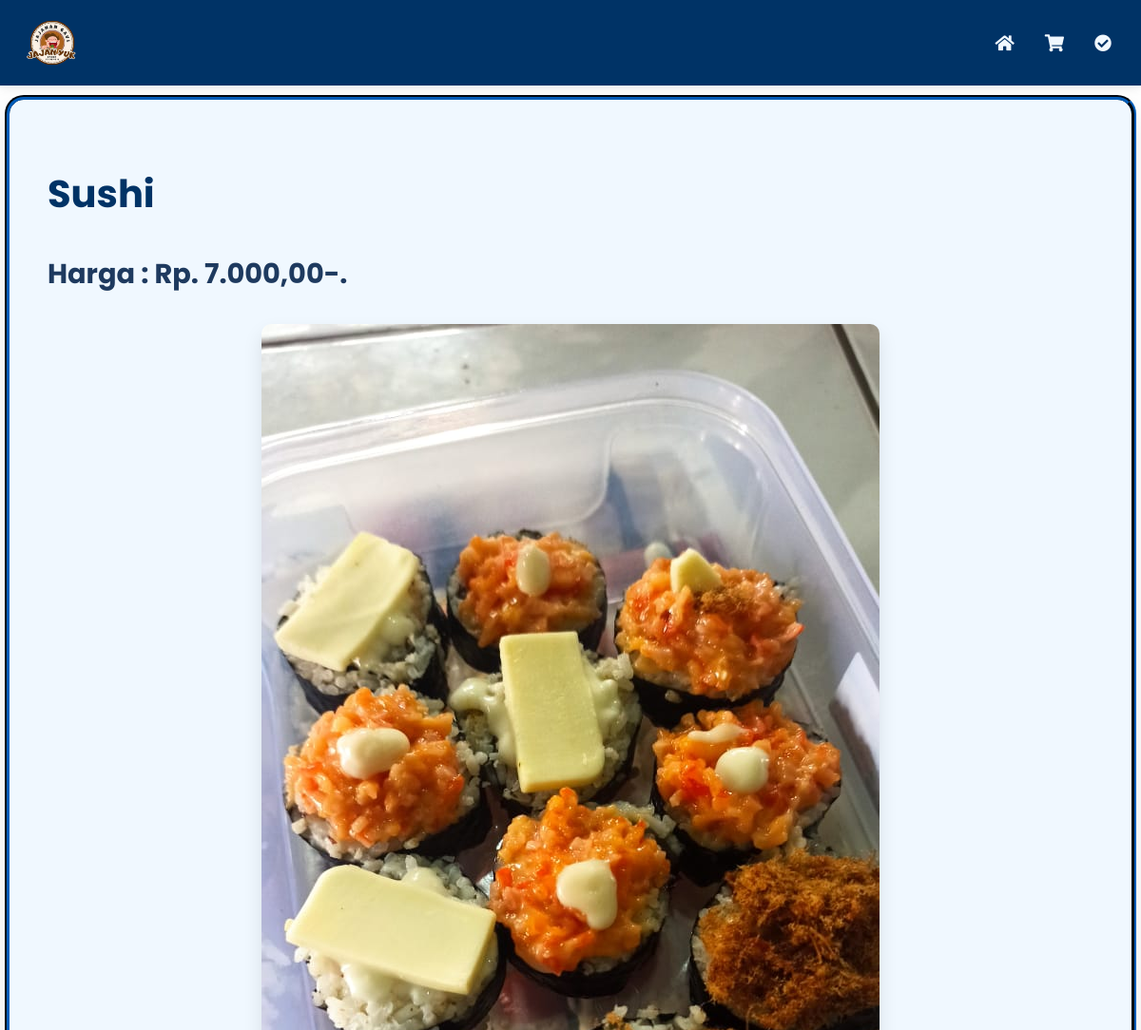
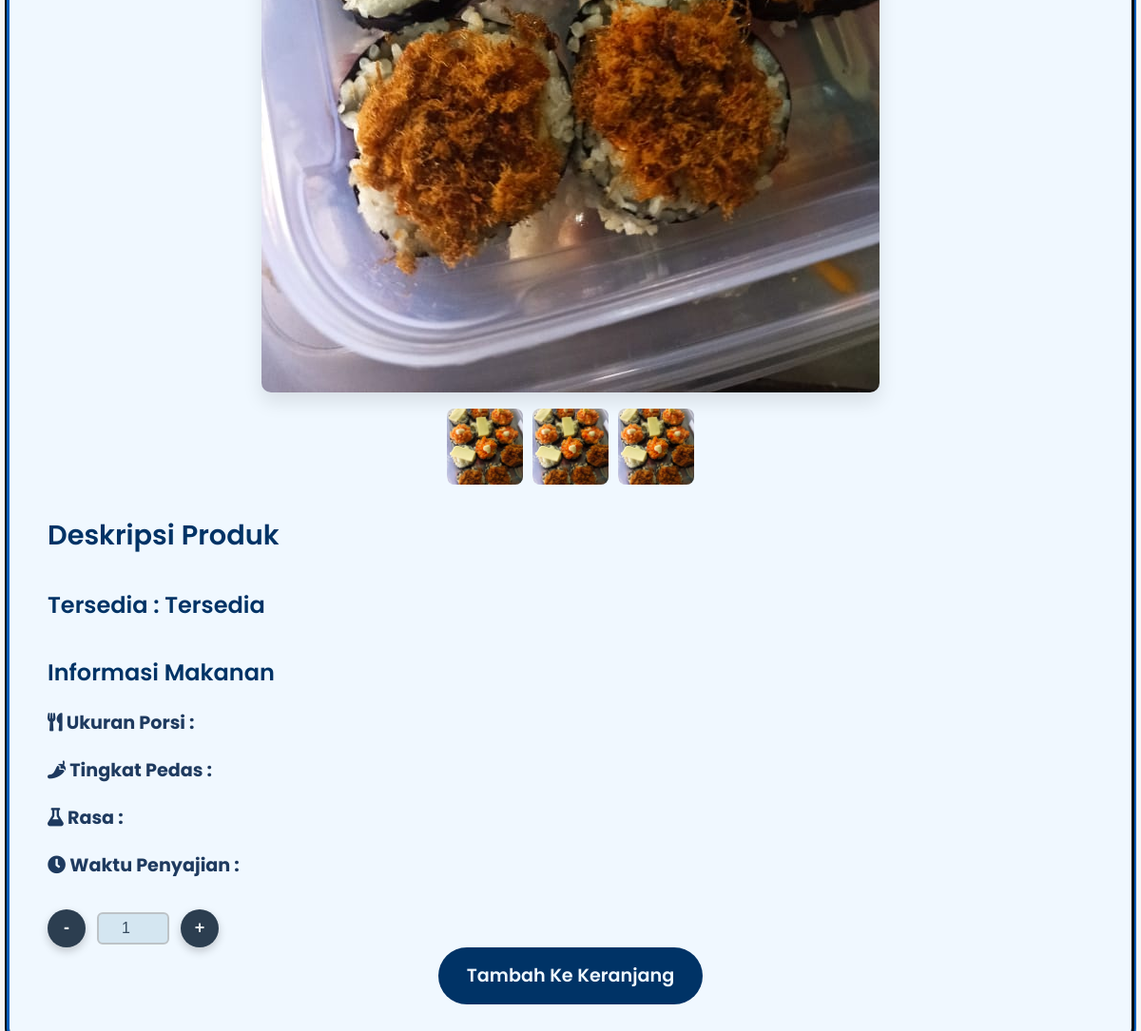
The app's page /info-produk-pages.php?id=4&type=foods (signed in) with its own data (2 pictures, top to bottom).
### tables this page shows
CREATE TABLE `foods` (
  `foods_id` int NOT NULL,
  `nama` varchar(100) NOT NULL,
  `deskripsi` text,
  `harga` decimal(10,2) NOT NULL,
  `quantity` int DEFAULT NULL,
  `gambar` text,
  `nama_gambar` text
);

### info-produk-pages.php (the view, shortened to what this page needs)
<?php
include "CODES/BACKEND/db.php";
if (isset($_GET['id']) && isset($_GET['type'])) {
    $id = intval($_GET['id']);
    $type = $_GET['type'];
    if ($type === 'foods' || $type === 'drinks') {
        $table = $type;
        $sql = "SELECT * FROM $table WHERE " . ($type === 'foods' ? 'foods_id' : 'drinks_id') . " = ?";
        $stmt = $db->prepare($sql);
        $stmt->bind_param("i", $id);
        $stmt->execute();
        $result = $stmt->get_result();
        $produk = $result->fetch_assoc();
        if ($produk) {
            $nama = $produk['nama'];
            $harga = $produk['harga'];
            $stock = $produk['quantity'];
            $url_gambar = $produk['gambar'];
            if($stock < 0) {
                $message = "Habis";
            } else {
                $message = "Tersedia";
            }
        } else {
            $error = "Produk tidak ditemukan.";
        }
    } else {
        $error = "Tipe produk tidak valid.";
    }
} else {
    $error = "Parameter tidak lengkap.";
}
?>
<!DOCTYPE html>
<html lang="id">
<head>
    <link rel="stylesheet" href="CODES/CSS/info-produk-styles.css">
    <link href="https://cdnjs.cloudflare.com/ajax/libs/font-awesome/5.15.4/css/all.min.css" rel="stylesheet">
</head>
<div>
    <div id="container">
        <header>
            <div class="kontainer-header">
                <img class="logo" src="ASSETS/IMAGES/icon.png" alt="Logo">
                <div class="menu-icons">
                    <a href="dashboard.php" class="menu-link">
                        <i class="fas fa-home"></i>
                    </a>
                    <a href="carts-pages.php" class="menu-link">
                        <i class="fas fa-shopping-cart"></i>
                    </a>
                    <a href="pre-order-pages.php" class="menu-link">
                        <i class="fas fa-check-circle"></i>
                    </a>
                </div>
            </div>
        </header>
        <div class="produk-detail-container">
            <div class="produk-info">
                <div class="produk-header">
                    <h1 class="produk-title"><?= htmlspecialchars($nama) ?></h1>
                    <p class="produk-harga">Harga : Rp. <?= htmlspecialchars(number_format($harga, 0, ',', '.')), ',00-.' ?></p>
                </div>
                <div class="produk-gallery">
                    <div class="produk-img-container">
                        <img src="<?= htmlspecialchars($url_gambar) ?>" alt="<?= htmlspecialchars($nama) ?>" class="produk-main-img">
                    </div>
                    <div class="produk-img-thumbnails">
                        <img src="<?= htmlspecialchars($url_gambar) ?>" alt="Thumbnail 1" class="thumbnail-img">
                        <img src="<?= htmlspecialchars($url_gambar) ?>" alt="Thumbnail 2" class="thumbnail-img">
                        <img src="<?= htmlspecialchars($url_gambar) ?>" alt="Thumbnail 3" class="thumbnail-img">
                    </div>
                </div>
                <div class="produk-description">
                    <h3>Deskripsi Produk</h3>
                </div>
                <div class="produk-additional-info">
                    <div class="produk-availability">
                        <h4>Tersedia : <?= htmlspecialchars($message) ?></h4>
                    </div>
                    <?php if ($type === 'foods'): ?>
                        <div class="produk-food-info">
                            <h4>Informasi Makanan</h4>
                            <p><strong><i class="fas fa-utensils"></i> Ukuran Porsi :</strong> <?= htmlspecialchars($ukuran_porsi) ?></p>
                            <p><strong><i class="fas fa-pepper-hot"></i> Tingkat Pedas :</strong> <?= htmlspecialchars($tingkat_pedas) ?></p>
                            <p><strong><i class="fas fa-flask"></i> Rasa :</strong> <?= htmlspecialchars($deskripsi_rasa) ?></p>
                            <p><strong><i class="fas fa-clock"></i> Waktu Penyajian :</strong> <?= htmlspecialchars($waktu_penyajian) ?></p>
                        </div>
                    <?php endif; ?>
                </div>
                <div class="product-quantity">
                        <form class="quantity-control" action="carts-pages.php" method="">
                            <button class="minus-btn" data-id="2">-</button>
                            <input type="number" value="1" class="quantity-input" data-id="2">
                            <button class="plus-btn" data-id="2" name="plusbtn">+</button>
                        </form>
                    </div>
                <div class="produk-action">
                    <a href="carts-pages.php?idproduk=<?= $id ?>" class="add-to-cart-btn">Tambah Ke Keranjang</a>
                </div>
            </div>
        </div>
</body>
</html>

### CODES/CSS/info-produk-styles.css (style rules this page uses)
header { width: 100%; position: fixed; top: 0; z-index: 1000; background: #003366; box-shadow: 0 2px 10px rgba(0, 0, 0, 0.1); }
.kontainer-header { display: flex; justify-content: space-between; align-items: center; padding: 10px 20px; }
.logo { width: 70px; height: 70px; margin: 0; }
.menu-icons { display: flex; align-items: center; position: absolute; right: 5px; padding: 10px; border-radius: 5px; }
.menu-link { display: flex; align-items: center; padding: 8px 16px; color: #f0f8ff; border-radius: 5px; background-color: transparent; text-decoration: none; font-weight: bold; transition: background-color 0.3s ease, transform 0.2s ease; }
.menu-link i { font-size: 18px; color: #f0f8ff; }
.produk-detail-container { display: flex; justify-content: center; align-items: flex-start; min-height: 100vh; width: 100%; overflow-x: hidden; }
.produk-info { margin-top: 100px; background-color: #f0f8ff; border: groove 5px #003366; border-radius: 20px; box-shadow: 0 15px 30px rgba(0, 0, 0, 0.1); max-width: 1100px; width: 100%; padding: 40px; }
.produk-header { margin-bottom: 30px; }
.produk-title { font-size: 2.5rem; color: #003366; font-weight: 700; }
.produk-harga { font-size: 1.8rem; color: #1E3A5F; font-weight: 700; }
.produk-gallery { display: flex; flex-direction: column; align-items: center; margin-bottom: 30px; }
.produk-img-container { text-align: center; margin-bottom: 10px; }
.produk-main-img { max-width: 100%; height: auto; border-radius: 10px; box-shadow: 0 10px 20px rgba(0, 0, 0, 0.1); transition: transform 0.3s ease; }
.produk-img-thumbnails { display: flex; gap: 10px; justify-content: center; }
.product-quantity { text-align: center; }
.quantity-control { display: flex; align-items: center; gap: 12px; }
.quantity-control button { width: 40px; height: 40px; background: #2c3e50; color: #ecf0f1; font-size: 18px; font-weight: bold; border: none; border-radius: 50%; cursor: pointer; box-shadow: 0 4px 10px rgba(0, 0, 0, 0.2); transition: transform 0.2s, background 0.3s; }
.quantity-input { width: 60px; text-align: center; border: 2px solid #bdc3c7; border-radius: 6px; padding: 6px; font-size: 16px; font-weight: 500; color: #34495e; background: #d4e6f1; }
.thumbnail-img { width: 80px; height: 80px; object-fit: cover; border-radius: 8px; cursor: pointer; transition: transform 0.3s ease; }
.produk-description { margin-bottom: 30px; }
.produk-description h3 { font-size: 1.8rem; font-weight: 600; color: #003366; margin-bottom: 15px; }
.produk-additional-info { margin-bottom: 30px; }
.produk-additional-info h4 { font-size: 1.5rem; font-weight: 600; color: #003366; margin-bottom: 15px; }
.produk-additional-info p { font-size: 1.2rem; color: #1E3A5F; margin-bottom: 10px; }
.produk-action { display: flex; gap: 20px; justify-content: center; }
.add-to-cart-btn, .buy-now-btn { background-color: #003366; color: #f0f8ff; padding: 15px 30px; border-radius: 30px; font-size: 1.2rem; text-decoration: none; text-align: center; font-weight: 600; transition: background-color 0.3s ease, transform 0.3s ease; }

### records on screen
foods: nama "Sushi", harga "7.000", gambar (picture), quantity "Tersedia"
